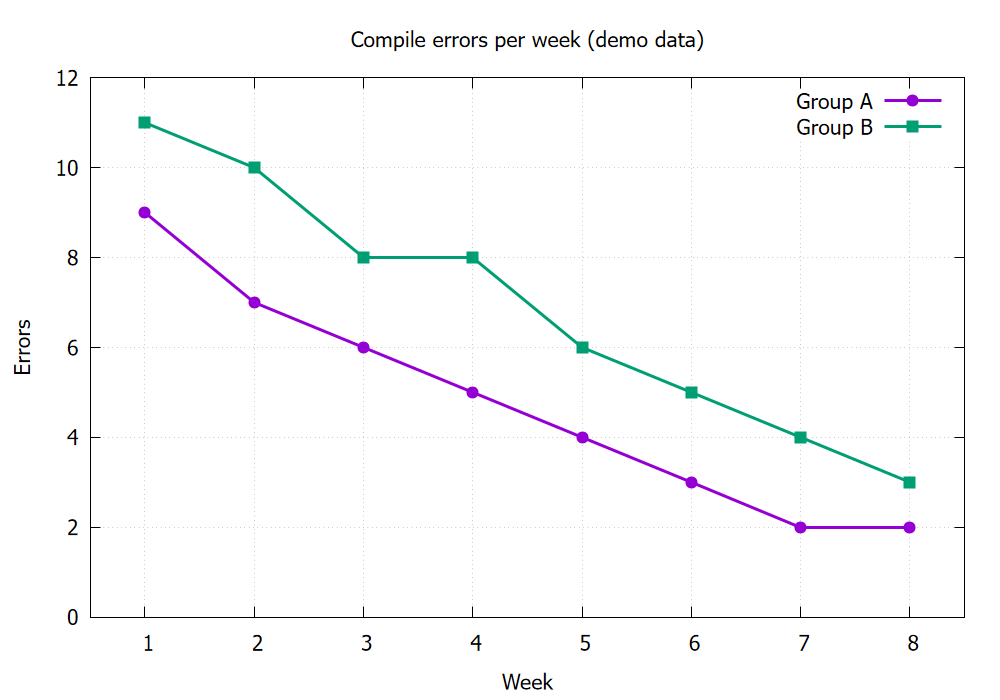

Generate this figure with gnuplot:
# figure-demo.gp：用純文字腳本畫折線圖
# 用法：這個檔和 figure-data.dat 放同一個資料夾，終端機進到那個資料夾後輸入
#   gnuplot figure-demo.gp
# 跑完會多出 figure-demo.png（放進 LaTeX、Word、簡報都可以）
# 圖內文字用英文：gnuplot 的中文字型每台電腦不同，先求圖出得來。

set terminal pngcairo size 1000,700 font "Sans,16"
set output "figure-demo.png"

set title "Compile errors per week (demo data)"
set xlabel "Week"
set ylabel "Errors"
set grid
set key top right
set xrange [0.5:8.5]
set yrange [0:*]
set style data linespoints

plot "figure-data.dat" using 1:2 title "Group A" lw 3 pt 7 ps 1.5, \
     "figure-data.dat" using 1:3 title "Group B" lw 3 pt 5 ps 1.5

set output
